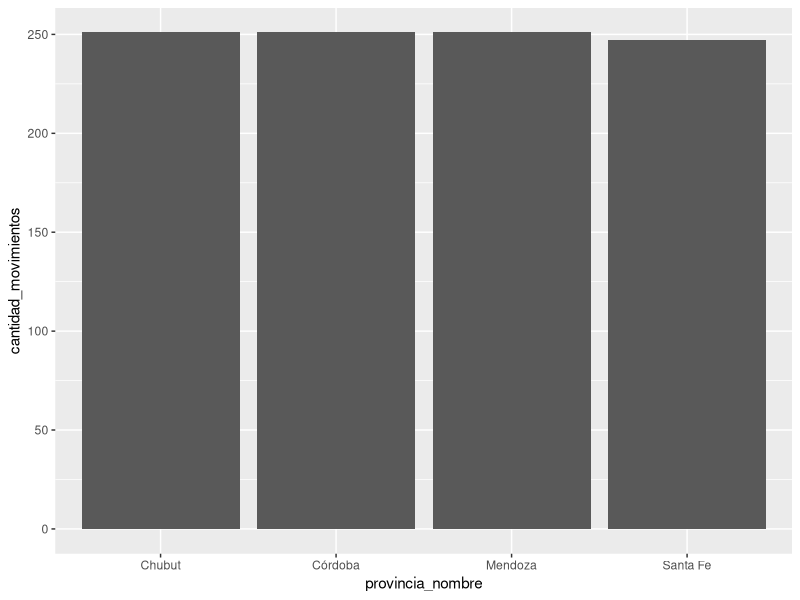
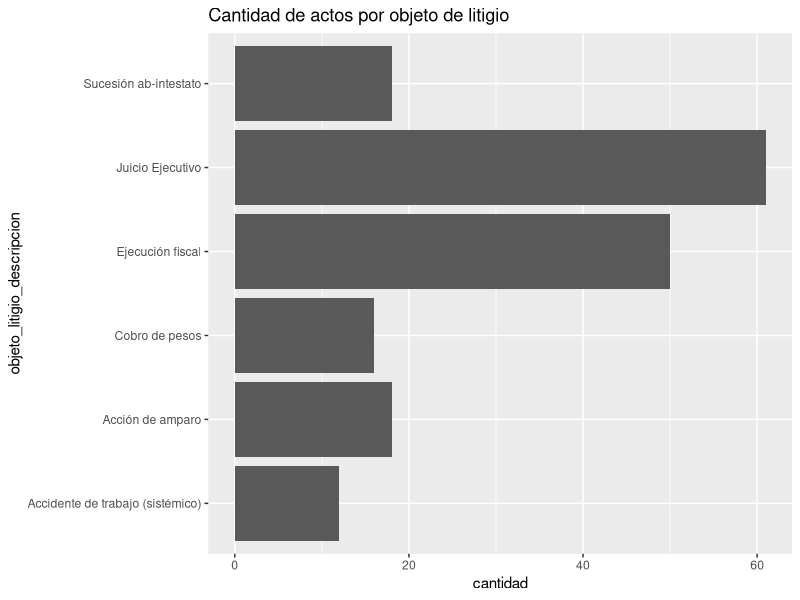

Generate these figures, in order, with R:
## ---- chunk 1
# Parámetros globales de RMarkdown
knitr::opts_chunk$set(echo = F, warning = F, message=FALSE)
## ---- chunk 2
# Con qué librerías o herramientas se construirá el documento?
library(dplyr)
library(readr)
library(ggplot2)
# Con qué datos?
resultado = read_csv("poderes-judiciales-actos-procesales-no-penales-muestreo.csv")
# Con qué procesamiento?
## ---- chunk 3
summary(resultado)
## ---- chunk 4
resultado %>% 
  group_by(provincia_nombre) %>% 
  summarise(cantidad_movimientos = n())
## ---- chunk 5
resultado %>% 
  group_by(provincia_nombre) %>% 
  summarise(cantidad_movimientos = n()) %>% 
  ggplot(aes(x = provincia_nombre, y=cantidad_movimientos)) + 
  geom_col()
  
## ---- chunk 6
resultado %>% 
  group_by(objeto_litigio_descripcion) %>% 
  summarise(cantidad = n()) %>% 
  filter(cantidad > 10) %>% 
  filter(!is.na(objeto_litigio_descripcion)) %>% 
  ggplot(aes(x = objeto_litigio_descripcion, y=cantidad)) + 
  geom_col() +
  coord_flip() +
  labs(title = "Cantidad de actos por objeto de litigio") 
  
